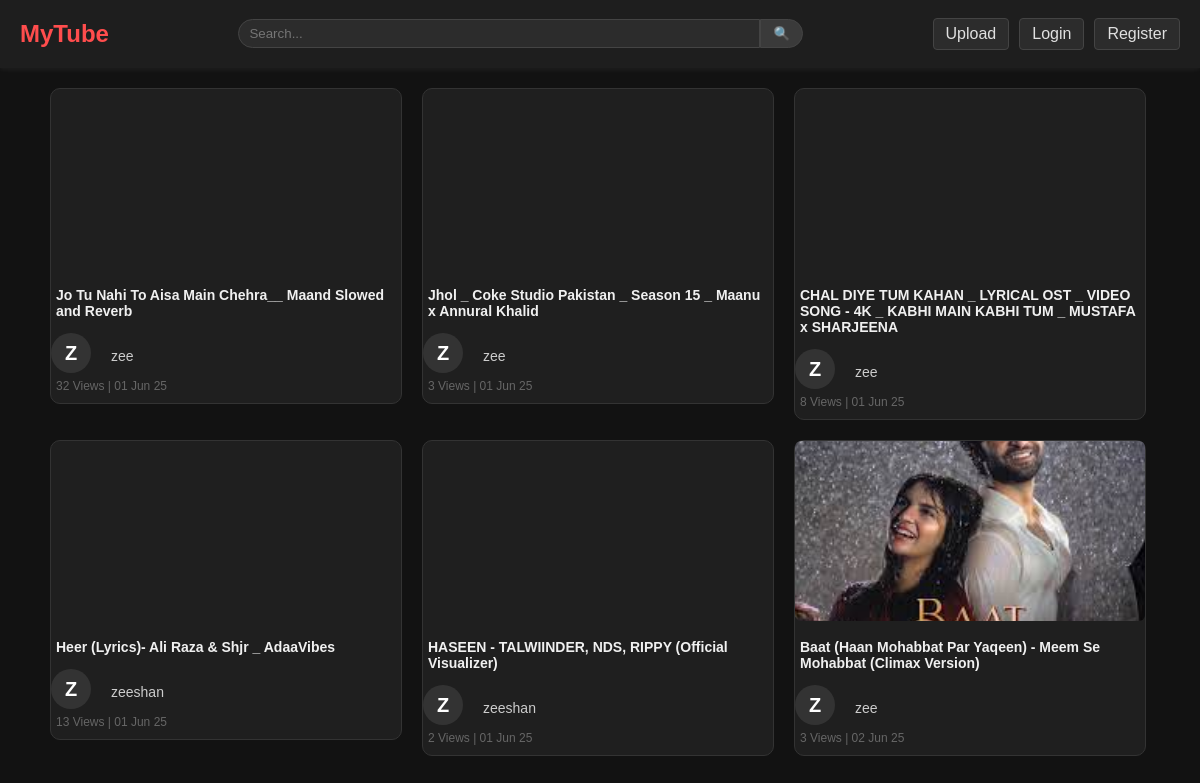
The page / on the database its author committed.
### youtube_app/models.py (models this page shows, shortened)
class Upload(models.Model):
    title = models.CharField(max_length=200)
    desc = models.TextField(null=True, blank=True)
    video = models.FileField(upload_to='videos')
    thumbnail = models.ImageField(upload_to='thumbnail', null=True, blank=True)
    views = models.IntegerField(default=0)
    date = models.DateTimeField(auto_now_add=True)
    user = models.ForeignKey(User, on_delete=models.CASCADE)

### youtube_app/views.py (the view)
# urls.py: path("", home, name='home'),
def home(request):
    users = User.objects.all()
    query = request.GET.get('q')
    if query:
        videos = Upload.objects.filter(title__icontains=query)
    else:
        videos = Upload.objects.all()
    return render(request, 'home.html', {'videos':videos, 'users':users})

### youtube_app/templates/home.html (shortened to what this page needs)
{% extends "base.html" %}
{% block content %}
<div class="video-container">
    {% if videos %}
    {% for video in videos %}
<div class="video-card">
  <a href="{% url 'play' video.id %}">
    <video class="video-player"  {% if video.thumbnail %}poster="{{video.thumbnail.url}}"{% endif %}>
      <source src="{{ video.video.url }}" type="video/mp4">
    </video>
    <h3 class="video-title">{{ video.title }}</h3>
    <div class="user">
      <div class="avatar-circle">
        {{ video.user.username|slice:":1"|upper }}
      </div>
      <p class="player-video-user">{{video.user.username}}</p>
    </div>
    <div class="details">
      <p>{{video.views}} Views | {{video.date|date:'d M y'}}</p>
    </div>
  </a>
</div>
{% endfor %}
{% else %}
        <h1>No videos Found</h1>
        {% endif %}
</div>
{% endblock %}

### templates/base.html (shortened to what this page needs)
{% load static %}
<!DOCTYPE html>
<html lang="en">
<head>
    <link rel="stylesheet" href="{% static 'style.css' %}">
</head>
<body>
    {% block nav %}
    <nav class="navbar">
  <div class="navbar-left">
    <a href="{% url 'home' %}"><h1 class="logo">MyTube</h1></a>
  </div>
  <div class="navbar-center">
    <form method="get" action="{% url 'home' %}" class="search-form">
      <input type="text" name="q" placeholder="Search..." class="search-input" />
      <button type="submit" class="search-button">🔍</button>
    </form>
  </div>
  <div class="navbar-right">
    <a class="nav-link" href="{% url 'upload' %}">Upload</a>
    {% if user.is_authenticated %}
    <a class="nav-link" href="{% url 'logout' %}">Logout</a>
    {% else %}
    <a class="nav-link" href="{% url 'login' %}">Login</a>
    <a class="nav-link" href="{% url 'register' %}">Register</a>
    {% endif %}
  </div>
</nav>
    {% endblock %}
    {% block content %}{% endblock %}
</body>
</html>

### static/style.css (style rules this page uses)
body { margin: 0; font-family: Arial, sans-serif; }
body, html { margin: 0; padding: 0; max-width: 100vw; overflow-x: hidden; background-color: #121212; color: #e0e0e0; }
a { text-decoration: none; }
.navbar { display: flex; justify-content: space-between; align-items: center; padding: 0 20px ; top: 0; background-color: #1e1e1e; box-shadow: 0 2px 4px rgba(255, 255, 255, 0.05); }
.logo { font-size: 24px; color: #ff4d4d; font-weight: bold; }
.search-form { display: flex; }
.search-input { max-width: 100%; min-width: 0; width: 500px; padding: 6px 10px; border: 1px solid #ccc; border-radius: 20px 0 0 20px; outline: none; }
.search-button { padding: 6px 12px; border: 1px solid #ccc; border-left: none; background-color: #eee; border-radius: 0 20px 20px 0; cursor: pointer; }
.navbar-right { display: flex; align-items: center; gap: 10px; }
.nav-link { background-color: #2c2c2c; padding: 6px 12px; text-decoration: none; color: #e0e0e0; border: 1px solid #444; border-radius: 4px; cursor: pointer; transition: 0.3s; }
.search-input { background-color: #2c2c2c; color: #f0f0f0; border: 1px solid #444; }
.search-button { background-color: #3a3a3a; color: #fff; border: 1px solid #444; }
.video-container { display: flex; flex-wrap: wrap; gap: 20px; justify-content: flex-start; align-items: flex-start; max-width: 1100px; margin: 20px auto; padding: 0 20px; }
.video-card { width: 100%; max-width: 350px; border-radius: 10px; transition: transform 0.3s ease; display: flex; flex-direction: column; gap: 5px; background-color: #1f1f1f; color: #ddd; border: 1px solid #333; }
.video-player { width: 100%; height: 180px; border-radius: 6px; object-fit: cover; }
.video-title { font-size: 14px; font-weight: 600; padding: 0 5px; color: #f0f0f0; }
.details p { font-size: 12px; color: #666; padding: 0 5px 10px; margin: 0; }
.player-video-user { font-size: 14px; color: #555; margin: 5px 0; padding: 10px; }
.avatar-circle { width: 40px; height: 40px; background-color: #333; color: white; font-weight: bold; font-size: 20px; text-align: center; line-height: 40px; border-radius: 50%; margin-right: 10px; }
.user { display: flex; }
.user p { font-size: 14px; color: #ccc; }
img, video { max-width: 100%; height: auto; }

### rows shown on the page
Upload: title "Jo Tu Nahi To Aisa Main Chehra__ Maand Slowed and Reverb", user.username "Z", user.username "zee", views "32", date "01 Jun 25"
Upload: title "Jhol _ Coke Studio Pakistan _ Season 15 _ Maanu x Annural Khalid", user.username "Z", user.username "zee", views "3", date "01 Jun 25"
Upload: title "CHAL DIYE TUM KAHAN _ LYRICAL OST _ VIDEO SONG - 4K _ KABHI MAIN KABHI TUM _ MUSTAFA x SHARJEENA", user.username "Z", user.username "zee", views "8", date "01 Jun 25"
Upload: title "Heer (Lyrics)- Ali Raza & Shjr _ AdaaVibes", user.username "Z", user.username "zeeshan", views "13", date "01 Jun 25"
Upload: title "HASEEN - TALWIINDER, NDS, RIPPY (Official Visualizer)", user.username "Z", user.username "zeeshan", views "2", date "01 Jun 25"
Upload: title "Baat (Haan Mohabbat Par Yaqeen) - Meem Se Mohabbat (Climax Version)", user.username "Z", user.username "zee", views "3", date "02 Jun 25"
